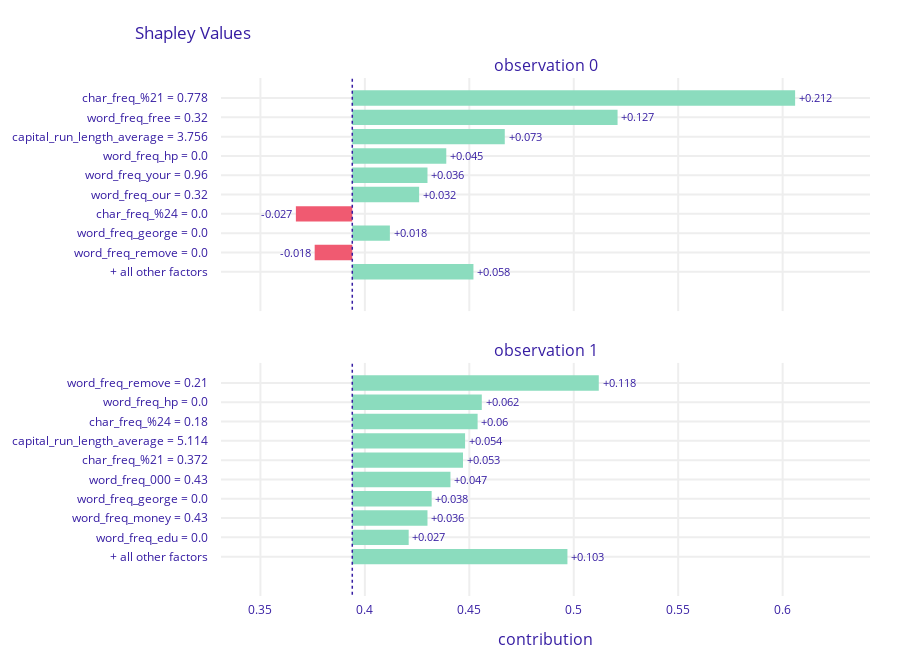

Source (notebook cell):
### Code cell
shap_attributions[0].plot(shap_attributions[1::])

### Figure 1 — Plotly figure (JSON) as saved in the notebook; plotly's stock layout.template omitted (floating-point values rounded to 4 significant figures)
{"data": [{"base": 0.394, "hoverinfo": "text", "hoverlabel": {"bgcolor": "rgba(0,0,0,0.8)"}, "hovertext": ["Average response: 0.394<br>Prediction: 0.949<br>char_freq_%21 = 0.778<br>increases average response <br>by 0.212", "Average response: 0.394<br>Prediction: 0.949<br>word_freq_free = 0.32<br>increases average response <br>by 0.127", "Average response: 0.394<br>Prediction: 0.949<br>capital_run_length_average = 3.756<br>increases average response <br>by 0.073", "Average response: 0.394<br>Prediction: 0.949<br>word_freq_hp = 0.0<br>increases average response <br>by 0.045", "Average response: 0.394<br>Prediction: 0.949<br>word_freq_your = 0.96<br>increases average response <br>by 0.036", "Average response: 0.394<br>Prediction: 0.949<br>word_freq_our = 0.32<br>increases average response <br>by 0.032", "Average response: 0.394<br>Prediction: 0.949<br>char_freq_%24 = 0.0<br>decreases average response <br>by 0.027", "Average response: 0.394<br>Prediction: 0.949<br>word_freq_george = 0.0<br>increases average response <br>by 0.018", "Average response: 0.394<br>Prediction: 0.949<br>word_freq_remove = 0.0<br>decreases average response <br>by 0.018", "Average response: 0.394<br>Prediction: 0.949<br>+ all other factors<br>increases average response <br>by 0.058"], "marker": {"color": ["#8bdcbe", "#8bdcbe", "#8bdcbe", "#8bdcbe", "#8bdcbe", "#8bdcbe", "#f05a71", "#8bdcbe", "#f05a71", "#8bdcbe"]}, "orientation": "h", "showlegend": false, "text": ["+0.212", "+0.127", "+0.073", "+0.045", "+0.036", "+0.032", "-0.027", "+0.018", "-0.018", "+0.058"], "textposition": "outside", "type": "bar", "x": [0.212, 0.127, 0.073, 0.045, 0.036, 0.032, -0.027, 0.018, -0.018, 0.058], "xaxis": "x", "y": ["char_freq_%21 = 0.778", "word_freq_free = 0.32", "capital_run_length_average = 3.756", "word_freq_hp = 0.0", "word_freq_your = 0.96", "word_freq_our = 0.32", "char_freq_%24 = 0.0", "word_freq_george = 0.0", "word_freq_remove = 0.0", "+ all other factors"], "yaxis": "y"}, {"base": 0.394, "hoverinfo": "text", "hoverlabel": {"bgcolor": "rgba(0,0,0,0.8)"}, "hovertext": ["Average response: 0.394<br>Prediction: 0.992<br>word_freq_remove = 0.21<br>increases average response <br>by 0.118", "Average response: 0.394<br>Prediction: 0.992<br>word_freq_hp = 0.0<br>increases average response <br>by 0.062", "Average response: 0.394<br>Prediction: 0.992<br>char_freq_%24 = 0.18<br>increases average response <br>by 0.06", "Average response: 0.394<br>Prediction: 0.992<br>capital_run_length_average = 5.114<br>increases average response <br>by 0.054", "Average response: 0.394<br>Prediction: 0.992<br>char_freq_%21 = 0.372<br>increases average response <br>by 0.053", "Average response: 0.394<br>Prediction: 0.992<br>word_freq_000 = 0.43<br>increases average response <br>by 0.047", "Average response: 0.394<br>Prediction: 0.992<br>word_freq_george = 0.0<br>increases average response <br>by 0.038", "Average response: 0.394<br>Prediction: 0.992<br>word_freq_money = 0.43<br>increases average response <br>by 0.036", "Average response: 0.394<br>Prediction: 0.992<br>word_freq_edu = 0.0<br>increases average response <br>by 0.027", "Average response: 0.394<br>Prediction: 0.992<br>+ all other factors<br>increases average response <br>by 0.103"], "marker": {"color": ["#8bdcbe", "#8bdcbe", "#8bdcbe", "#8bdcbe", "#8bdcbe", "#8bdcbe", "#8bdcbe", "#8bdcbe", "#8bdcbe", "#8bdcbe"]}, "orientation": "h", "showlegend": false, "text": ["+0.118", "+0.062", "+0.06", "+0.054", "+0.053", "+0.047", "+0.038", "+0.036", "+0.027", "+0.103"], "textposition": "outside", "type": "bar", "x": [0.118, 0.062, 0.06, 0.054, 0.053, 0.047, 0.038, 0.036, 0.027, 0.103], "xaxis": "x2", "y": ["word_freq_remove = 0.21", "word_freq_hp = 0.0", "char_freq_%24 = 0.18", "capital_run_length_average = 5.114", "char_freq_%21 = 0.372", "word_freq_000 = 0.43", "word_freq_george = 0.0", "word_freq_money = 0.43", "word_freq_edu = 0.0", "+ all other factors"], "yaxis": "y2"}], "layout": {"annotations": [{"font": {"size": 16}, "showarrow": false, "text": "observation 0", "x": 0.5, "xanchor": "center", "xref": "paper", "y": 1, "yanchor": "bottom", "yref": "paper"}, {"font": {"size": 16}, "showarrow": false, "text": "observation 1", "x": 0.5, "xanchor": "center", "xref": "paper", "y": 0.45, "yanchor": "bottom", "yref": "paper"}, {"font": {"size": 16}, "showarrow": false, "text": "contribution", "x": 0.5, "xanchor": "center", "xref": "paper", "y": 0, "yanchor": "top", "yref": "paper", "yshift": -30}], "font": {"color": "#371ea3"}, "height": 667, "margin": {"b": 71, "r": 30, "t": 78}, "shapes": [{"line": {"color": "#371ea3", "dash": "dot", "width": 1.5}, "type": "line", "x0": 0.394, "x1": 0.394, "xref": "x", "y0": -1, "y1": 11, "yref": "y"}, {"line": {"color": "#371ea3", "dash": "dot", "width": 1.5}, "type": "line", "x0": 0.394, "x1": 0.394, "xref": "x2", "y0": -1, "y1": 11, "yref": "y2"}], "title": {"text": "Shapley Values", "x": 0.15}, "xaxis": {"anchor": "y", "automargin": true, "domain": [0, 1], "fixedrange": true, "gridwidth": 2, "matches": "x2", "range": [0.3311, 0.6418], "showticklabels": false, "tickcolor": "white", "ticklen": 3, "ticks": "outside", "type": "linear", "zeroline": false}, "xaxis2": {"anchor": "y2", "automargin": true, "domain": [0, 1], "fixedrange": true, "gridwidth": 2, "range": [0.3311, 0.6418], "tickcolor": "white", "ticklen": 3, "ticks": "outside", "type": "linear", "zeroline": false}, "yaxis": {"anchor": "x", "automargin": true, "autorange": "reversed", "domain": [0.55, 1], "fixedrange": true, "gridwidth": 2, "tickcolor": "white", "ticklen": 10, "ticks": "outside", "type": "category"}, "yaxis2": {"anchor": "x2", "automargin": true, "autorange": "reversed", "domain": [0, 0.45], "fixedrange": true, "gridwidth": 2, "tickcolor": "white", "ticklen": 10, "ticks": "outside", "type": "category"}}}
